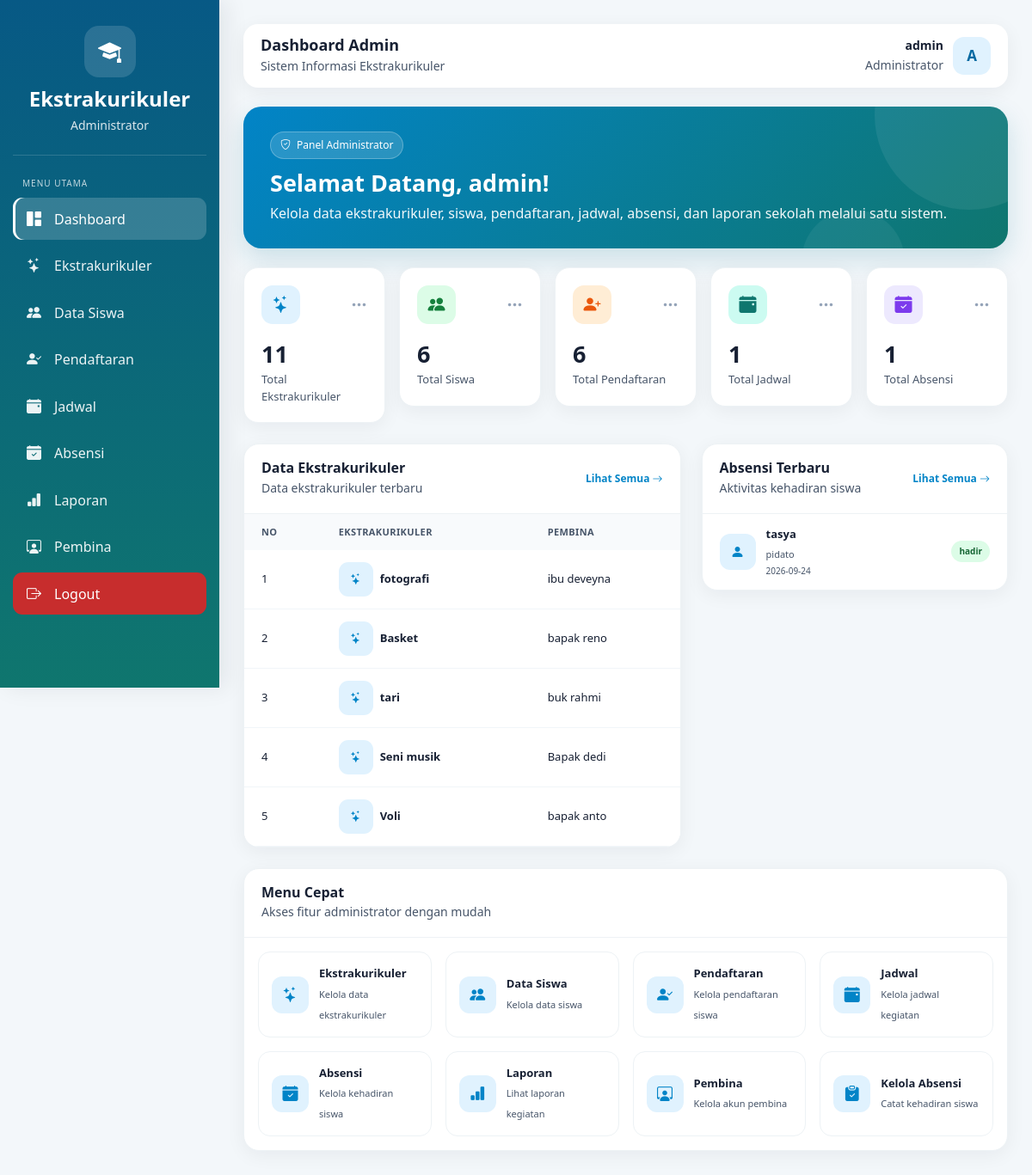
The app's page /admin/dashboard_admin.php (signed in) with its own data.
### tables this page shows
CREATE TABLE `ekstrakurikuler` (
  `id` int(11) NOT NULL,
  `nama_ekskul` varchar(100) NOT NULL,
  `deskripsi` text DEFAULT NULL,
  `pembina` varchar(100) DEFAULT NULL,
  `jadwal` varchar(100) DEFAULT NULL,
  `lokasi` varchar(100) DEFAULT NULL,
  `created_at` timestamp NOT NULL DEFAULT current_timestamp()
);

CREATE TABLE `absensi` (
  `id` int(11) NOT NULL,
  `siswa_id` int(11) NOT NULL,
  `user_id` int(11) NOT NULL,
  `ekskul_id` int(11) NOT NULL,
  `tanggal` date NOT NULL,
  `status_hadir` enum('hadir','izin','sakit','alfa') DEFAULT 'hadir'
);

CREATE TABLE `siswa` (
  `id` int(11) NOT NULL,
  `nama_siswa` varchar(100) NOT NULL,
  `username` varchar(50) NOT NULL,
  `password` varchar(255) NOT NULL,
  `user_id` int(11) NOT NULL,
  `nis` varchar(30) DEFAULT NULL,
  `kelas` varchar(50) DEFAULT NULL,
  `jenis_kelamin` varchar(20) DEFAULT NULL,
  `alamat` text DEFAULT NULL
);

### admin/dashboard_admin.php (the view, shortened to what this page needs)
<?php
require_once __DIR__ . "/../config/config.php";
$namaAdmin = $_SESSION['nama'] ?? "Administrator";
$inisial   = strtoupper(substr(trim($namaAdmin), 0, 1));
$page          = $_GET['page'] ?? 'dashboard';
$isPendaftaran = ($page === 'pendaftaran');
$isJadwal      = ($page === 'jadwal');
$isPembina     = ($page === 'pembina');
$totalEkskul      = 0;
$totalSiswa       = 0;
$totalPendaftaran = 0;
$totalJadwal      = 0;
$totalAbsensi     = 0;
$q = mysqli_query($conn, "SELECT COUNT(*) AS total FROM ekstrakurikuler");
if ($q) { $d = mysqli_fetch_assoc($q); $totalEkskul = $d['total']; }
$q = mysqli_query($conn, "SELECT COUNT(*) AS total FROM siswa");
if ($q) { $d = mysqli_fetch_assoc($q); $totalSiswa = $d['total']; }
$q = mysqli_query($conn, "SELECT COUNT(*) AS total FROM pendaftaran");
if ($q) { $d = mysqli_fetch_assoc($q); $totalPendaftaran = $d['total']; }
$q = mysqli_query($conn, "SELECT COUNT(*) AS total FROM jadwal");
if ($q) { $d = mysqli_fetch_assoc($q); $totalJadwal = $d['total']; }
$q = mysqli_query($conn, "SELECT COUNT(*) AS total FROM absensi");
if ($q) { $d = mysqli_fetch_assoc($q); $totalAbsensi = $d['total']; }
$dataAbsensi = false;
$dataEkskul  = false;
if (!$isPendaftaran && !$isJadwal && !$isPembina) {
    $dataAbsensi = mysqli_query($conn,
        "SELECT
            a.id,
            s.nama_siswa AS nama_siswa,
            e.nama_ekskul,
            a.tanggal,
            a.status_hadir
         FROM absensi a
         LEFT JOIN siswa s ON a.siswa_id = s.id
         LEFT JOIN ekstrakurikuler e ON a.ekskul_id = e.id
         ORDER BY a.id DESC
         LIMIT 5");
    $dataEkskul = mysqli_query($conn,
        "SELECT * FROM ekstrakurikuler ORDER BY id DESC LIMIT 5");
}
?>
<!DOCTYPE html>
<html lang="id">
<head>
<link rel="preload"
      href="https://cdn.jsdelivr.net/npm/bootstrap@5.3.3/dist/css/bootstrap.min.css"
      as="style"
      onload="this.onload=null;this.rel='stylesheet'">
<link href="https://cdn.jsdelivr.net/npm/bootstrap-icons@1.11.3/font/bootstrap-icons.min.css" rel="stylesheet">
</head>
<body>
<nav class="sidebar" aria-label="Menu utama">
    <div class="brand">
        <div class="brand-icon" aria-hidden="true"><i class="bi bi-mortarboard-fill"></i></div>
        <h4>Ekstrakurikuler</h4>
        <small>Administrator</small>
    </div>
    <div class="menu-title">Menu Utama</div>
    <a href="dashboard_admin.php"
       class="<?= (!$isPendaftaran && !$isJadwal && !$isPembina) ? 'active' : ''; ?>">
        <i class="bi bi-grid-1x2-fill" aria-hidden="true"></i>
        <span>Dashboard</span>
    </a>
    <a href="ekstrakurikuler.php">
        <i class="bi bi-stars" aria-hidden="true"></i>
        <span>Ekstrakurikuler</span>
    </a>
    <a href="data_siswa.php">
        <i class="bi bi-people-fill" aria-hidden="true"></i>
        <span>Data Siswa</span>
    </a>
    <a href="pendaftaran.php">
        <i class="bi bi-person-check-fill" aria-hidden="true"></i>
        <span>Pendaftaran</span>
    </a>
    <a href="jadwal.php">
        <i class="bi bi-calendar-event-fill" aria-hidden="true"></i>
        <span>Jadwal</span>
    </a>
    <a href="absensi.php">
        <i class="bi bi-calendar-check-fill" aria-hidden="true"></i>
        <span>Absensi</span>
    </a>
    <a href="laporan.php">
        <i class="bi bi-bar-chart-fill" aria-hidden="true"></i>
        <span>Laporan</span>
    </a>
    <a href="pembina.php">
        <i class="bi bi-person-workspace" aria-hidden="true"></i>
        <span>Pembina</span>
    </a>
    <div class="logout">
        <a href="../logout.php">
            <i class="bi bi-box-arrow-right" aria-hidden="true"></i>
            <span>Logout</span>
        </a>
    </div>
</nav>
<main class="content" id="konten-utama">
    <header class="topbar">
        <div class="topbar-title">
            <h1 class="h5">
                <?php
                if ($isPendaftaran)     echo "Pendaftaran";
                elseif ($isJadwal)      echo "Jadwal Kegiatan";
                elseif ($isPembina)     echo "Kelola Pembina";
                else                    echo "Dashboard Admin";
                ?>
            </h1>
            <small>Sistem Informasi Ekstrakurikuler</small>
        </div>
        <div class="admin-area">
            <div class="admin-info">
                <strong><?= htmlspecialchars($namaAdmin); ?></strong>
                <small>Administrator</small>
            </div>
            <div class="admin-avatar" aria-hidden="true"><?= htmlspecialchars($inisial); ?></div>
        </div>
    </header>
    <section class="welcome">
        <div class="welcome-content">
            <div class="welcome-badge">
                <i class="bi bi-shield-check" aria-hidden="true"></i>
                Panel Administrator
            </div>
            <h2>Selamat Datang, <?= htmlspecialchars($namaAdmin); ?>!</h2>
            <p>
                Kelola data ekstrakurikuler, siswa, pendaftaran,
                jadwal, absensi, dan laporan sekolah melalui satu sistem.
            </p>
        </div>
    </section>
    <section class="row g-3 mb-4" aria-label="Statistik sistem">
        <div class="col-xl col-md-6">
            <div class="stat-card">
                <div class="stat-top">
                    <div class="stat-icon icon-blue" aria-hidden="true"><i class="bi bi-stars"></i></div>
                    <div class="stat-arrow" aria-hidden="true"><i class="bi bi-three-dots"></i></div>
                </div>
                <div class="stat-number"><?= $totalEkskul; ?></div>
                <div class="stat-label">Total Ekstrakurikuler</div>
            </div>
        </div>
        <div class="col-xl col-md-6">
            <div class="stat-card">
                <div class="stat-top">
                    <div class="stat-icon icon-green" aria-hidden="true"><i class="bi bi-people-fill"></i></div>
                    <div class="stat-arrow" aria-hidden="true"><i class="bi bi-three-dots"></i></div>
                </div>
                <div class="stat-number"><?= $totalSiswa; ?></div>
                <div class="stat-label">Total Siswa</div>
            </div>
        </div>
        <div class="col-xl col-md-6">
            <div class="stat-card">
                <div class="stat-top">
                    <div class="stat-icon icon-orange" aria-hidden="true"><i class="bi bi-person-plus-fill"></i></div>
                    <div class="stat-arrow" aria-hidden="true"><i class="bi bi-three-dots"></i></div>
                </div>
                <div class="stat-number"><?= $totalPendaftaran; ?></div>
                <div class="stat-label">Total Pendaftaran</div>
            </div>
        </div>
        <div class="col-xl col-md-6">
            <div class="stat-card">
                <div class="stat-top">
                    <div class="stat-icon icon-teal" aria-hidden="true"><i class="bi bi-calendar-event-fill"></i></div>
                    <div class="stat-arrow" aria-hidden="true"><i class="bi bi-three-dots"></i></div>
                </div>
                <div class="stat-number"><?= $totalJadwal; ?></div>
                <div class="stat-label">Total Jadwal</div>
            </div>
        </div>
        <div class="col-xl col-md-6">
            <div class="stat-card">
                <div class="stat-top">
                    <div class="stat-icon icon-purple" aria-hidden="true"><i class="bi bi-calendar-check-fill"></i></div>
                    <div class="stat-arrow" aria-hidden="true"><i class="bi bi-three-dots"></i></div>
                </div>
                <div class="stat-number"><?= $totalAbsensi; ?></div>
                <div class="stat-label">Total Absensi</div>
            </div>
        </div>
    </section>
    <div class="row g-4 mb-4">
        <div class="col-lg-7">
            <section class="section-card">
                <div class="section-header">
                    <div>
                        <h2>Data Ekstrakurikuler</h2>
                        <small>Data ekstrakurikuler terbaru</small>
                    </div>
                    <a href="ekstrakurikuler.php" class="btn-view" style="color:#0284c7;text-decoration:none;font-size:12px;font-weight:600;">
                        Lihat Semua <i class="bi bi-arrow-right" aria-hidden="true"></i>
                    </a>
                </div>
                <div class="table-responsive">
                    <table class="table">
                        <thead>
                            <tr>
                                <th>No</th>
                                <th>Ekstrakurikuler</th>
                                <th>Pembina</th>
                            </tr>
                        </thead>
                        <tbody>
                        <?php $no = 1; if ($dataEkskul && mysqli_num_rows($dataEkskul) > 0): ?>
                            <?php while ($e = mysqli_fetch_assoc($dataEkskul)): ?>
                                <tr>
                                    <td><?= $no++; ?></td>
                                    <td>
                                        <div class="d-flex align-items-center gap-2">
                                            <div class="ekskul-icon" aria-hidden="true"><i class="bi bi-stars"></i></div>
                                            <strong><?= htmlspecialchars($e['nama_ekskul'] ?? '-'); ?></strong>
                                        </div>
                                    </td>
                                    <td><?= htmlspecialchars($e['pembina'] ?? '-'); ?></td>
                                </tr>
                            <?php endwhile; ?>
                        <?php endif; ?>
                        </tbody>
                    </table>
                </div>
            </section>
        </div>
        <div class="col-lg-5">
            <section class="section-card">
                <div class="section-header">
                    <div>
                        <h2>Absensi Terbaru</h2>
                        <small>Aktivitas kehadiran siswa</small>
                    </div>
                    <a href="absensi.php" style="color:#0284c7;text-decoration:none;font-size:12px;font-weight:600;">
                        Lihat Semua <i class="bi bi-arrow-right" aria-hidden="true"></i>
                    </a>
                </div>
                <?php if ($dataAbsensi && mysqli_num_rows($dataAbsensi) > 0): ?>
                    <?php while ($a = mysqli_fetch_assoc($dataAbsensi)): ?>
                        <?php
                        $statusClass = "status-hadir";
                        ?>
                        <div class="absensi-item">
                            <div class="absensi-avatar" aria-hidden="true"><i class="bi bi-person-fill"></i></div>
                            <div class="absensi-info">
                                <strong><?= htmlspecialchars($a['nama_siswa']); ?></strong>
                                <small><?= htmlspecialchars($a['nama_ekskul']); ?></small>
                                <div class="absensi-date"><?= htmlspecialchars($a['tanggal']); ?></div>
                            </div>
                            <span class="absensi-status <?= $statusClass; ?>">
                                <?= htmlspecialchars($a['status_hadir']); ?>
                            </span>
                        </div>
                    <?php endwhile; ?>
                <?php endif; ?>
            </section>
        </div>
    </div>
    <section class="section-card mb-4">
        <div class="section-header">
            <div>
                <h2>Menu Cepat</h2>
                <small>Akses fitur administrator dengan mudah</small>
            </div>
        </div>
        <div class="p-3">
            <div class="row g-3">
                <div class="col-lg-3 col-md-6">
                    <a href="ekstrakurikuler.php" class="quick-card">
                        <div class="quick-icon" aria-hidden="true"><i class="bi bi-stars"></i></div>
                        <div>
                            <strong>Ekstrakurikuler</strong>
                            <small>Kelola data ekstrakurikuler</small>
                        </div>
                    </a>
                </div>
                <div class="col-lg-3 col-md-6">
                    <a href="data_siswa.php" class="quick-card">
                        <div class="quick-icon" aria-hidden="true"><i class="bi bi-people-fill"></i></div>
                        <div>
                            <strong>Data Siswa</strong>
                            <small>Kelola data siswa</small>
                        </div>
                    </a>
                </div>
                <div class="col-lg-3 col-md-6">
                    <a href="pendaftaran.php" class="quick-card">
                        <div class="quick-icon" aria-hidden="true"><i class="bi bi-person-check-fill"></i></div>
                        <div>
                            <strong>Pendaftaran</strong>
                            <small>Kelola pendaftaran siswa</small>
                        </div>
                    </a>
                </div>
                <div class="col-lg-3 col-md-6">
                    <a href="jadwal.php" class="quick-card">
                        <div class="quick-icon" aria-hidden="true"><i class="bi bi-calendar-event-fill"></i></div>
                        <div>
                            <strong>Jadwal</strong>
                            <small>Kelola jadwal kegiatan</small>
                        </div>
                    </a>
                </div>
                <div class="col-lg-3 col-md-6">
                    <a href="absensi.php" class="quick-card">
                        <div class="quick-icon" aria-hidden="true"><i class="bi bi-calendar-check-fill"></i></div>
                        <div>
                            <strong>Absensi</strong>
                            <small>Kelola kehadiran siswa</small>
                        </div>
                    </a>
                </div>
                <div class="col-lg-3 col-md-6">
                    <a href="laporan.php" class="quick-card">
                        <div class="quick-icon" aria-hidden="true"><i class="bi bi-bar-chart-fill"></i></div>
                        <div>
                            <strong>Laporan</strong>
                            <small>Lihat laporan kegiatan</small>
                        </div>
                    </a>
                </div>
                <div class="col-lg-3 col-md-6">
                    <a href="pembina.php" class="quick-card">
                        <div class="quick-icon" aria-hidden="true"><i class="bi bi-person-workspace"></i></div>
                        <div>
                            <strong>Pembina</strong>
                            <small>Kelola akun pembina</small>
                        </div>
                    </a>
                </div>
                <div class="col-lg-3 col-md-6">
                    <a href="absensi.php" class="quick-card">
                        <div class="quick-icon" aria-hidden="true"><i class="bi bi-clipboard-check-fill"></i></div>
                        <div>
                            <strong>Kelola Absensi</strong>
                            <small>Catat kehadiran siswa</small>
                        </div>
                    </a>
                </div>
            </div>
        </div>
    </section>
</main>
</body>
</html>

### records on screen
ekstrakurikuler: nama_ekskul "fotografi", pembina "ibu deveyna"
ekstrakurikuler: nama_ekskul "Basket", pembina "bapak reno"
ekstrakurikuler: nama_ekskul "tari", pembina "buk rahmi"
ekstrakurikuler: nama_ekskul "Seni musik", pembina "Bapak dedi"
ekstrakurikuler: nama_ekskul "Voli", pembina "bapak anto"
absensi: siswa.nama_siswa "tasya", ekstrakurikuler.nama_ekskul "pidato", tanggal "2026-09-24", status_hadir "hadir"

### other values on screen
$namaAdmin "admin"
$inisial "A"
$totalEkskul "11"
$totalSiswa "6"
$totalPendaftaran "6"
$totalJadwal "1"
$totalAbsensi "1"
